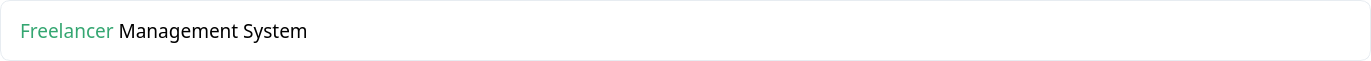
  <widget class="QFrame" name="frame_top">
   <property name="geometry">
    <rect>
     <x>30</x>
     <y>10</y>
     <width>1371</width>
     <height>61</height>
    </rect>
   </property>
   <property name="styleSheet">
    <string notr="true">background: white;
border-radius: 10px;
border: 1px solid #e7ecf1;</string>
   </property>
   <property name="frameShape">
    <enum>QFrame::StyledPanel</enum>
   </property>
   <property name="frameShadow">
    <enum>QFrame::Raised</enum>
   </property>
   <widget class="QLabel" name="label_menu">
    <property name="geometry">
     <rect>
      <x>1290</x>
      <y>8</y>
      <width>45</width>
      <height>45</height>
     </rect>
    </property>
    <property name="cursor">
     <cursorShape>PointingHandCursor</cursorShape>
    </property>
    <property name="styleSheet">
     <string notr="true">border:none;</string>
    </property>
    <property name="text">
     <string/>
    </property>
    <property name="scaledContents">
     <bool>true</bool>
    </property>
   </widget>
   <widget class="QPushButton" name="pushButton_menu">
    <property name="geometry">
     <rect>
      <x>1290</x>
      <y>8</y>
      <width>45</width>
      <height>45</height>
     </rect>
    </property>
    <property name="cursor">
     <cursorShape>PointingHandCursor</cursorShape>
    </property>
    <property name="focusPolicy">
     <enum>Qt::NoFocus</enum>
    </property>
    <property name="styleSheet">
     <string notr="true">border:none;
background:none;</string>
    </property>
    <property name="text">
     <string/>
    </property>
   </widget>
   <widget class="QLabel" name="label_comp">
    <property name="geometry">
     <rect>
      <x>20</x>
      <y>10</y>
      <width>351</width>
      <height>41</height>
     </rect>
    </property>
    <property name="font">
     <font>
      <family>CoreSansNSCW01-37CnLight</family>
     </font>
    </property>
    <property name="styleSheet">
     <string notr="true">border:none;
border-radius:none;</string>
    </property>
    <property name="text">
     <string>&lt;html&gt;&lt;head/&gt;&lt;body&gt;&lt;p&gt;&lt;span style=&quot; font-size:14pt; color:#34a671;&quot;&gt;Freelancer &lt;/span&gt;&lt;span style=&quot; font-size:14pt; color:#000000;&quot;&gt;Management System&lt;/span&gt;&lt;/p&gt;&lt;/body&gt;&lt;/html&gt;</string>
    </property>
   </widget>
   <widget class="QLabel" name="label_menu_frame">
    <property name="geometry">
     <rect>
      <x>1290</x>
      <y>8</y>
      <width>45</width>
      <height>45</height>
     </rect>
    </property>
    <property name="cursor">
     <cursorShape>PointingHandCursor</cursorShape>
    </property>
    <property name="styleSheet">
     <string notr="true">border:none;
background:none;</string>
    </property>
    <property name="text">
     <string/>
    </property>
    <property name="pixmap">
     <pixmap resource="Resources.qrc">:/imgs/frame_2.png</pixmap>
    </property>
    <property name="scaledContents">
     <bool>true</bool>
    </property>
   </widget>
   <widget class="QPushButton" name="pushButton_message">
    <property name="geometry">
     <rect>
      <x>1230</x>
      <y>10</y>
      <width>41</width>
      <height>41</height>
     </rect>
    </property>
    <property name="cursor">
     <cursorShape>PointingHandCursor</cursorShape>
    </property>
    <property name="focusPolicy">
     <enum>Qt::NoFocus</enum>
    </property>
    <property name="styleSheet">
     <string notr="true">border:none;
background:none;</string>
    </property>
    <property name="text">
     <string/>
    </property>
    <property name="icon">
     <iconset resource="Resources.qrc">
      <normaloff>:/imgs/envelope.png</normaloff>:/imgs/envelope.png</iconset>
    </property>
    <property name="iconSize">
     <size>
      <width>25</width>
      <height>25</height>
     </size>
    </property>
   </widget>
   <widget class="QPushButton" name="pushButton">
    <property name="geometry">
     <rect>
      <x>1190</x>
      <y>16</y>
      <width>25</width>
      <height>25</height>
     </rect>
    </property>
    <property name="focusPolicy">
     <enum>Qt::NoFocus</enum>
    </property>
    <property name="styleSheet">
     <string notr="true">*{
border-radius:none;
border:none;
background:none;
border-image: url(:/imgs/purse.png);
}

:hover{
border-image: url(:/imgs/wallet.png);
}</string>
    </property>
    <property name="text">
     <string/>
    </property>
   </widget>
   <zorder>label_comp</zorder>
   <zorder>label_menu</zorder>
   <zorder>label_menu_frame</zorder>
   <zorder>pushButton_menu</zorder>
   <zorder>pushButton_message</zorder>
   <zorder>pushButton</zorder>
  </widget>
